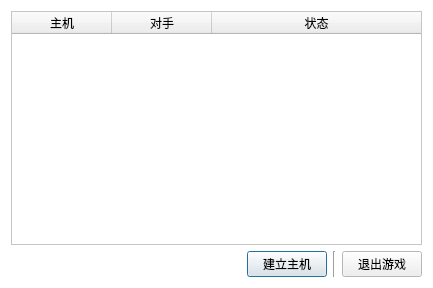
<?xml version="1.0" encoding="UTF-8"?>
<ui version="4.0">
 <class>ServerStatusClass</class>
 <widget class="QDialog" name="ServerStatusClass">
  <property name="geometry">
   <rect>
    <x>0</x>
    <y>0</y>
    <width>433</width>
    <height>288</height>
   </rect>
  </property>
  <property name="palette">
   <palette>
    <active>
     <colorrole role="Base">
      <brush brushstyle="SolidPattern">
       <color alpha="255">
        <red>255</red>
        <green>255</green>
        <blue>255</blue>
       </color>
      </brush>
     </colorrole>
     <colorrole role="Window">
      <brush brushstyle="SolidPattern">
       <color alpha="255">
        <red>255</red>
        <green>255</green>
        <blue>255</blue>
       </color>
      </brush>
     </colorrole>
    </active>
    <inactive>
     <colorrole role="Base">
      <brush brushstyle="SolidPattern">
       <color alpha="255">
        <red>255</red>
        <green>255</green>
        <blue>255</blue>
       </color>
      </brush>
     </colorrole>
     <colorrole role="Window">
      <brush brushstyle="SolidPattern">
       <color alpha="255">
        <red>255</red>
        <green>255</green>
        <blue>255</blue>
       </color>
      </brush>
     </colorrole>
    </inactive>
    <disabled>
     <colorrole role="Base">
      <brush brushstyle="SolidPattern">
       <color alpha="255">
        <red>255</red>
        <green>255</green>
        <blue>255</blue>
       </color>
      </brush>
     </colorrole>
     <colorrole role="Window">
      <brush brushstyle="SolidPattern">
       <color alpha="255">
        <red>255</red>
        <green>255</green>
        <blue>255</blue>
       </color>
      </brush>
     </colorrole>
    </disabled>
   </palette>
  </property>
  <property name="windowTitle">
   <string>网络五子棋 - 加入游戏</string>
  </property>
  <property name="windowIcon">
   <iconset resource="client.qrc">
    <normaloff>:/Client/Resources/exe.ico</normaloff>:/Client/Resources/exe.ico</iconset>
  </property>
  <layout class="QVBoxLayout" name="verticalLayout">
   <item>
    <widget class="QTableWidget" name="clientStatus_client_TBW">
     <property name="editTriggers">
      <set>QAbstractItemView::NoEditTriggers</set>
     </property>
     <property name="selectionMode">
      <enum>QAbstractItemView::SingleSelection</enum>
     </property>
     <property name="selectionBehavior">
      <enum>QAbstractItemView::SelectRows</enum>
     </property>
     <property name="gridStyle">
      <enum>Qt::SolidLine</enum>
     </property>
     <attribute name="horizontalHeaderStretchLastSection">
      <bool>true</bool>
     </attribute>
     <column>
      <property name="text">
       <string>主机</string>
      </property>
     </column>
     <column>
      <property name="text">
       <string>对手</string>
      </property>
     </column>
     <column>
      <property name="text">
       <string>状态</string>
      </property>
     </column>
    </widget>
   </item>
   <item>
    <layout class="QHBoxLayout" name="horizontalLayout">
     <item>
      <spacer name="horizontalSpacer">
       <property name="orientation">
        <enum>Qt::Horizontal</enum>
       </property>
       <property name="sizeHint" stdset="0">
        <size>
         <width>40</width>
         <height>20</height>
        </size>
       </property>
      </spacer>
     </item>
     <item>
      <widget class="QPushButton" name="create_client_BTN">
       <property name="text">
        <string>建立主机</string>
       </property>
      </widget>
     </item>
     <item>
      <widget class="Line" name="line">
       <property name="orientation">
        <enum>Qt::Vertical</enum>
       </property>
      </widget>
     </item>
     <item>
      <widget class="QPushButton" name="quit_client_BTN">
       <property name="text">
        <string>退出游戏</string>
       </property>
      </widget>
     </item>
    </layout>
   </item>
  </layout>
 </widget>
 <tabstops>
  <tabstop>create_client_BTN</tabstop>
  <tabstop>quit_client_BTN</tabstop>
  <tabstop>clientStatus_client_TBW</tabstop>
 </tabstops>
 <resources>
  <include location="client.qrc"/>
 </resources>
 <connections/>
</ui>
